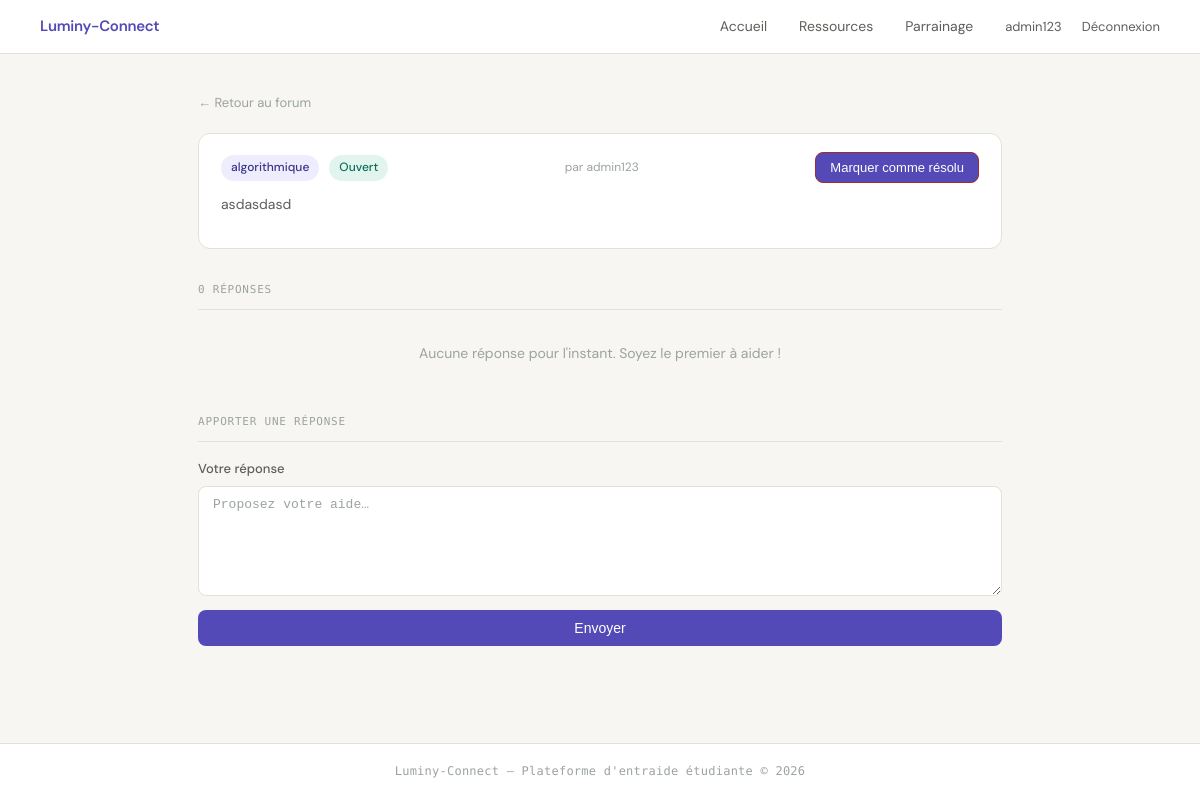
Page /demande/3 (signed in) on the committed database.
### tables this page shows
CREATE TABLE utilisateur (
            id INTEGER PRIMARY KEY AUTOINCREMENT,
            nom_utilisateur TEXT UNIQUE NOT NULL,
            mot_de_passe TEXT NOT NULL,
            est_parrain INTEGER NOT NULL
        );

CREATE TABLE demande_aide (
            id INTEGER PRIMARY KEY AUTOINCREMENT,
            auteur_id INTEGER NOT NULL,
            matiere TEXT NOT NULL,
            description TEXT NOT NULL,
            statut TEXT DEFAULT 'ouverte',
            FOREIGN KEY (auteur_id) REFERENCES utilisateur(id)
        );

### app.py (the view)
@app.route('/demande/<int:demande_id>')
@login_required
def detail_demande(demande_id):
    demande  = get_demande(demande_id)
    reponses = get_reponses(demande_id)
    return render_template('detail_demande.html', demande=demande, reponses=reponses)

### data_model.py (called while the page is built)
def login_required(f):
    @wraps(f)
    def decorated_function(*args, **kwargs):
        if "user_id" not in session:
            return redirect(url_for('connexion'))
        return f(*args, **kwargs)
    return decorated_function

def db_fetch(query, args=(), fetch_all=False, db_name=DBFILENAME):
    with sqlite3.connect(db_name) as conn:
        conn.row_factory = sqlite3.Row
        cur = conn.execute(query, args)
        if fetch_all:
            res = cur.fetchall()
            return [dict(e) for e in res] if res else []
        else:
            res = cur.fetchone()
            return dict(res) if res else None

def get_demande(demande_id):
    query = """
        SELECT demande_aide.id, demande_aide.matiere, demande_aide.description,
               demande_aide.statut, demande_aide.auteur_id,
               utilisateur.nom_utilisateur AS auteur
        FROM demande_aide
        JOIN utilisateur ON demande_aide.auteur_id = utilisateur.id
        WHERE demande_aide.id = ?
    """
    return db_fetch(query, (demande_id,))

def get_reponses(demande_id):
    query = """
        SELECT reponse.id, reponse.message, reponse.auteur_id,
               utilisateur.nom_utilisateur AS auteur
        FROM reponse
        JOIN utilisateur ON reponse.auteur_id = utilisateur.id
        WHERE reponse.demande_id = ?
        ORDER BY reponse.id ASC
    """
    return db_fetch(query, (demande_id,), fetch_all=True)

### templates/detail_demande.html
{% include 'en_tete.html' %}
<main>
  <a href="/" class="lien-retour">← Retour au forum</a>
  <div class="carte-demande">
    <div class="carte-entete">
      <span class="matiere">{{ demande.matiere }}</span>
      {% if demande.statut == 'ouverte' %}
        <span class="statut-ouverte">Ouvert</span>
      {% else %}
        <span class="statut-close">Résolu</span>
      {% endif %}
      <span class="auteur">par <a href="/utilisateur/{{ demande.auteur_id }}">{{ demande.auteur }}</a></span>
      {% if session.get('user_id') == demande.auteur_id and demande.statut == 'ouverte' %}
      <form action="/demande/{{ demande.id }}/cloturer" method="POST" style="margin-left: auto;">
        <button type="submit" class="btn-danger"
                onclick="return confirm('Marquer cette demande comme résolue ?')">
          Marquer comme résolu
        </button>
      </form>
      {% endif %}
    </div>
    <p>{{ demande.description }}</p>
  </div>
  <div class="divider">{{ reponses|length }} réponse{% if reponses|length != 1 %}s{% endif %}</div>
  {% for reponse in reponses %}
  <div class="carte-reponse">
    <p>{{ reponse.message }}</p>
    <small>par <a href="/utilisateur/{{ reponse.auteur_id }}">{{ reponse.auteur }}</a></small>
  </div>
  {% else %}
  <p class="vide" style="padding: 16px 0;">Aucune réponse pour l'instant. Soyez le premier à aider !</p>
  {% endfor %}
  {% if demande.statut == 'ouverte' %}
  <div class="divider">Apporter une réponse</div>
  <form action="/demande/{{ demande.id }}/repondre" method="POST">
    <label>
      Votre réponse
      <textarea name="message" placeholder="Proposez votre aide…" required></textarea>
    </label>
    <button type="submit">Envoyer</button>
  </form>
  {% else %}
  <p style="font-size: 13px; color: var(--gris-doux); margin-top: 16px;">
    Cette demande est clôturée — elle a été marquée comme résolue par son auteur.
  </p>
  {% endif %}
</main>
{% include 'pied_de_page.html' %}

### templates/en_tete.html (shortened to what this page needs)
<!DOCTYPE html>
<html lang="fr">
<head>
  <link rel="stylesheet" href="{{ url_for('static', filename='style.css') }}">
</head>
<body>
<nav>
  <a href="/" class="brand">Luminy-Connect</a>
  {% if session.get('user_id') %}
    <a href="/">Accueil</a>
    <a href="/ressources">Ressources</a>
    <a href="/mon-parrainage">Parrainage</a>
    <span class="nav-user">
      <a href="/profil">{{ session.get('nom') }}</a>
      <a href="/deconnexion">Déconnexion</a>
    </span>
  {% else %}
    <span class="nav-user"><a href="/connexion">Connexion</a></span>
  {% endif %}
</nav>

### static/style.css (style rules this page uses)
:root { --violet: #534AB7; --violet-hover: #4540a0; --violet-clair: #EEEDFE; --violet-texte: #3C3489; --teal: #0F6E56; --teal-clair: #E1F5EE; --gris-bg: #f7f6f3; --gris-carte: #f1efe8; --gris-bord: #e2e0d8; --gris-texte: #5F5E5A; --gris-doux: #9ca3a0; --noir: #1e1e1c; --blanc: #ffffff; --rouge-clair: #FCEBEB; --rouge: #A32D2D; --vert-clair: #EAF3DE; --vert: #3B6D11; }
*, *::before, *::after { box-sizing: border-box; margin: 0; padding: 0; }
html { height: 100%; }
body { font-family: 'DM Sans', system-ui, sans-serif; font-size: 15px; line-height: 1.65; color: var(--noir); background: var(--gris-bg); min-height: 100vh; display: flex; flex-direction: column; }
a { color: var(--violet); text-decoration: none; }
nav { background: rgba(255,255,255,0.95); backdrop-filter: blur(10px); border-bottom: 0.5px solid var(--gris-bord); padding: 0 40px; height: 54px; display: flex; align-items: center; gap: 32px; position: sticky; top: 0; z-index: 100; }
nav .brand { font-weight: 600; font-size: 15px; color: var(--violet); margin-right: auto; letter-spacing: -0.02em; }
nav > a { font-size: 14px; color: var(--gris-texte); padding: 4px 0; position: relative; transition: color 0.15s; }
nav > a::after { content: ''; position: absolute; bottom: -2px; left: 0; right: 0; height: 1.5px; background: var(--violet); transform: scaleX(0); transition: transform 0.15s; }
nav .nav-user { font-size: 13px; display: flex; align-items: center; gap: 20px; }
nav .nav-user a { font-size: 13px; color: var(--gris-texte); transition: color 0.15s; }
main { width: 100%; max-width: 860px; margin: 0 auto; padding: 36px 28px; flex: 1; }
.carte-demande { background: var(--blanc); border: 0.5px solid var(--gris-bord); border-radius: 12px; padding: 18px 22px; margin-bottom: 10px; transition: border-color 0.15s, box-shadow 0.15s; animation: fadeIn 0.2s ease forwards; }
.carte-entete { display: flex; align-items: center; gap: 10px; margin-bottom: 10px; flex-wrap: wrap; }
.carte-demande p { font-size: 14px; color: var(--gris-texte); margin-bottom: 14px; line-height: 1.6; }
.matiere { font-size: 12px; font-weight: 500; padding: 3px 10px; border-radius: 20px; background: var(--violet-clair); color: var(--violet-texte); }
.auteur { font-size: 12px; color: var(--gris-doux); margin-left: auto; }
.auteur a { font-size: 12px; color: var(--gris-doux); transition: color 0.15s; }
.statut-ouverte { font-size: 12px; font-weight: 500; padding: 3px 10px; border-radius: 20px; background: var(--teal-clair); color: var(--teal); }
form { display: flex; flex-direction: column; gap: 14px; }
label { font-size: 13px; color: var(--gris-texte); font-weight: 500; display: flex; flex-direction: column; gap: 6px; }
input[type="text"], input[type="password"], input[type="url"], textarea, select { width: 100%; padding: 10px 14px; font-size: 14px; font-family: 'DM Sans', inherit; border: 0.5px solid var(--gris-bord); border-radius: 8px; background: var(--blanc); color: var(--noir); outline: none; transition: border-color 0.15s, box-shadow 0.15s; }
input::placeholder, textarea::placeholder { color: var(--gris-doux); font-size: 13px; }
textarea { resize: vertical; min-height: 110px; }
button, .btn { padding: 10px 22px; font-size: 14px; font-family: 'DM Sans', inherit; font-weight: 500; border-radius: 8px; cursor: pointer; transition: background 0.15s, opacity 0.15s, transform 0.1s; border: none; text-decoration: none; display: inline-block; }
.btn-primary, button[type="submit"] { background: var(--violet); color: var(--blanc); }
.btn-danger { background: var(--blanc); color: var(--rouge); border: 0.5px solid var(--rouge); font-size: 13px; padding: 7px 14px; }
.divider { font-size: 11px; color: var(--gris-doux); text-transform: uppercase; letter-spacing: 0.07em; margin: 32px 0 16px; padding-bottom: 10px; border-bottom: 0.5px solid var(--gris-bord); font-family: 'DM Mono', monospace; }
.lien-retour { font-size: 13px; color: var(--gris-doux); display: inline-block; margin-bottom: 20px; transition: color 0.15s; }
.vide { font-size: 14px; color: var(--gris-doux); text-align: center; padding: 40px 0; }

### rows in the picture
utilisateur: get "admin123", auteur "admin123"
demande_aide: matiere "algorithmique", description "asdasdasd"

### other values in the picture
{{ reponses|length }} "0"
